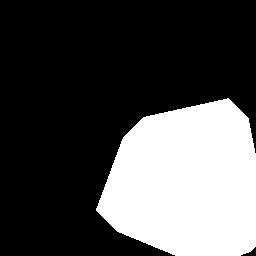
#> input picture Talleres/Taller 1/Punto 5/SPOT.png, 256 x 256 px
$ jupyter execute 'NoteBook Taller.ipynb'
#> lines starting #> are read from the running program, lines starting #| are printed output that depends on the picture; after the words box and inside, x2 and y2 are one past the last pixel; in counts of white or black regions, pixels touching at a corner belong together
### Taller #1: Juan Guillermo Gutiérrz - 202122659

[cell 1]
import cv2
import matplotlib.pyplot as plt

spotG = cv2.imread('SPOT.png', cv2.IMREAD_GRAYSCALE)
#> spotG: shape (256, 256); 30.2% white; 1 white region, box (x1, y1, x2, y2) and area: (96, 98, 256, 256) 19820
muscleG = cv2.imread('MUSCLE.png', cv2.IMREAD_GRAYSCALE)
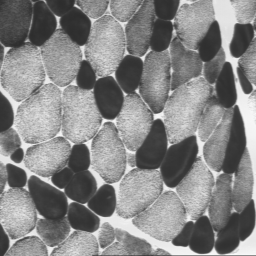
#> input picture Talleres/Taller 1/Punto 5/MUSCLE.png, 256 x 256 px
#> muscleG is the input picture: shape (256, 256); min 44, max 249, mean 133.1

plt.imshow(spotG, cmap='gray')
plt.show()
plt.imshow(muscleG, cmap='gray')
plt.show()

[cell 2]
MSGand = cv2.bitwise_and(muscleG, spotG)
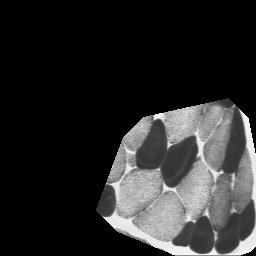
#> MSGand: shape (256, 256); min 0, max 249, mean 41.2
MSGor = cv2.bitwise_or(muscleG, spotG)
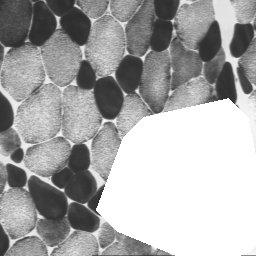
#> MSGor: shape (256, 256); min 44, max 255, mean 169
MSGxor = cv2.bitwise_xor(muscleG, spotG)
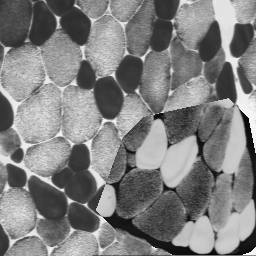
#> MSGxor: shape (256, 256); min 6, max 248, mean 127.8

plt.imshow(MSGand, cmap='gray')
plt.show()
plt.imshow(MSGor, cmap='gray')
plt.show()
plt.imshow(MSGxor, cmap='gray')
plt.show()

# Conclusión:

1. Operación AND:
La parte blanca de SPOT actúa como una ventana que deja ver la imagen MUSCLE, mientras que la parte negra de SPOT hace que esa región sea completamente negra en la imagen final. Como la imagen SPOT tiene una parte negra de valor 0 y una parte blanca de valor 255, la parte negra de SPOT anula la imagen MUSCLE en esa región, dejando solo la intersección donde ambas imágenes tienen valores altos.

2. Operación OR:
La imagen SPOT se superpone sobre la imagen MUSCLE, manteniendo su área blanca intacta. Con esta operación, un píxel en la imagen resultante será blanco si al menos uno de los píxeles en las imágenes de entrada es blanco. Como la imagen SPOT tiene una sección blanca, esa sección sigue siendo blanca en la imagen resultante.

3. Operación XOR:
Las fibras de la imagen MUSCLE aún se ven, pero el fondo ha cambiado. Con esta operación, un píxel será blanco si es blanco en una imagen y negro en la otra. Entonces, podemos ver que la parte blanca de SPOT se invierte, volviéndose negra mientras que las diferencias entre las dos imágenes resaltan sobre las fibras del músculo.


[cell 3]
MSGand = cv2.bitwise_and(spotG, muscleG)
MSGor = cv2.bitwise_or(spotG, muscleG)
MSGxor = cv2.bitwise_xor(spotG, muscleG)

plt.imshow(MSGand, cmap='gray')
plt.show()
plt.imshow(MSGor, cmap='gray')
plt.show()
plt.imshow(MSGxor, cmap='gray')
plt.show()

# Conclusión:

Podemos ver que al invertir el orden de las imagenes a la hora de aplicar las operaciones, el resultado de estas es el mismo que en el punto anterior. Esto nos da a entender que estas operaciones son conmutativas.

[cell 4]
import numpy as np

imagen = np.full_like(muscleG, 255)
muscleGnot = cv2.bitwise_xor(muscleG, imagen)
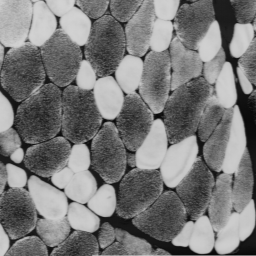
#> muscleGnot: shape (256, 256); min 6, max 211, mean 121.9
plt.imshow(muscleG, cmap='gray')
plt.show()
plt.imshow(muscleGnot, cmap='gray')
plt.show()

# Explicación:

En el ejercicio número 3 del taller, pudimos ver la función de la operación NOT al sacar el negativo de la imagen de una regle. Al realizar ahora este ejercicio, sabemos que se puede conseguir el mismo resultado mediante la operación XOR con ayuda de una imagen auxiliar totalmente blanca. Esto es porqu XOR hace que solo los píxeles que sean diferentes en ambas imágenes permanezcan, de tal manera que si un píxel es blanco en una imagen y negro en la otra, se mantendrá blanco y si es negro en ambas o blanco en ambas, será negro.

[cell 5]
#1
_, mascara1 = cv2.threshold(spotG, 127, 255, cv2.THRESH_BINARY)

#2
mascara2 = 192

#3
muscleGmod = muscleG.copy()

#4
muscleGmod[mascara1 == 255] &= mascara2
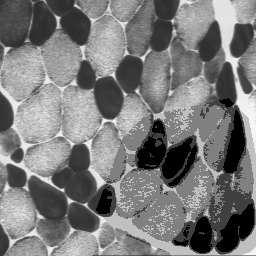
#> muscleGmod: shape (256, 256); min 0, max 248, mean 121.8


plt.imshow(muscleG, cmap='gray')
plt.show()
plt.imshow(muscleGmod, cmap='gray')
plt.show()

# Explicación del Proceso:

1. Se crea una máscara binaria a partir de las zonas blancas de la imagen SPOT.
2. Se crea una máscara de bits para conservar solo los dos bits más significativos (192 es 11000000 en binario).
3. Se aplica la operación bitwise AND solo en la zona marcada por SPOT.
4. Se aplicará la máscara solo donde SPOT es blanco

[cell 6]
hist = cv2.calcHist([muscleGmod],[0],None,[256],[0,256])
#> hist = 256 values, max 8532 at index 128, min 0 at index 1, mean 256
plt.plot(hist)
plt.show()
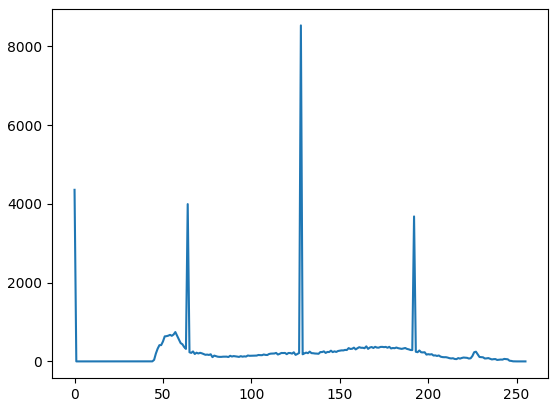
#> figure drawn by matplotlib, 1 panel; curve peaks at x = 128, y = 8532
